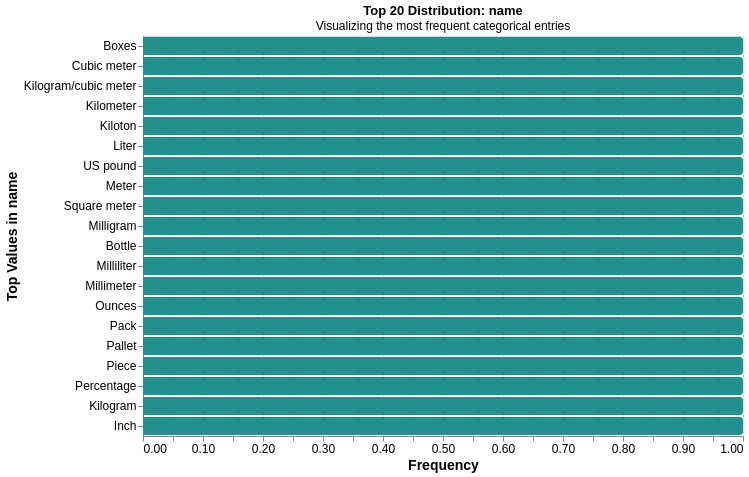

This figure's notebook cell:
### Code cell
import pandas as pd
import altair as alt

# Allow Altair to handle larger dataframes
alt.data_transformers.disable_max_rows()

# --- 1. Identification Logic ---
# Find the primary column (col) and a secondary column (col2) for the heatmap
obj_cols = df.select_dtypes(include=["object", "string", "category"]).columns.tolist()

col = "name" if "name" in df.columns else (obj_cols[0] if obj_cols else None)
# Select the second categorical column if it exists, otherwise use the same as col
col2 = obj_cols[1] if len(obj_cols) > 1 else (obj_cols[0] if obj_cols else None)

# --- 2. Bar Chart Execution ---
if col is None:
    print("No categorical columns found to plot.")
else:
    # Prepare data for Bar Chart: Top 20
    bar_data = df[col].fillna("MISSING").value_counts().head(20).reset_index()
    bar_data.columns = [col, "count"]

    bar_chart = alt.Chart(bar_data).mark_bar(cornerRadiusEnd=3).encode(
        y=alt.Y(f"{col}:N", sort="-x", title=f"Top Values in {col}"),
        x=alt.X("count:Q", title="Frequency"),
        color=alt.Color("count:Q", scale=alt.Scale(scheme="viridis"), legend=None),
        tooltip=[col, "count"]
    ).properties(
        width=600, 
        height=400, 
        title={
            "text": f"Top 20 Distribution: {col}",
            "subtitle": "Visualizing the most frequent categorical entries"
        }
    ).configure_axis(
        labelFontSize=12,
        titleFontSize=14
    )
    
    bar_chart.display()

    # --- 3. Heat Map Execution ---
    if col2 and col != col2:
        # Pre-aggregate data for the heatmap to ensure performance and accuracy
        # Taking top 15 of each to keep the heatmap readable
        top_col1 = df[col].value_counts().head(15).index
        top_col2 = df[col2].value_counts().head(15).index
        
        subset = df[df[col].isin(top_col1) & df[col2].isin(top_col2)]
        
        heat_map = alt.Chart(subset).mark_rect().encode(
            x=alt.X(f"{col}:N", title=f"{col}"),
            y=alt.Y(f"{col2}:N", title=f"{col2}"),
            color=alt.Color("count():Q", scale=alt.Scale(scheme="magma"), title="Count"),
            tooltip=[
                alt.Tooltip(f"{col}:N"),
                alt.Tooltip(f"{col2}:N"),
                alt.Tooltip("count():Q", title="Frequency")
            ]
        ).properties(
            width=600,
            height=400,
            title={
                "text": f"Frequency Heat Map: {col} vs {col2}",
                "subtitle": f"Intersection of top 15 categories"
            }
        )
        
        heat_map.display()
    else:
        print("Could not find a distinct second categorical column for a heatmap.")

### Figure 1 — Vega-Lite specification as saved in the notebook (floating-point values rounded to 4 significant figures)
{"config": {"view": {"continuousWidth": 300, "continuousHeight": 300}, "axis": {"labelFontSize": 12, "titleFontSize": 14}}, "data": {"name": "data-8785e5bcaabf1c9e359081ec4f227da6"}, "mark": {"type": "bar", "cornerRadiusEnd": 3}, "encoding": {"color": {"field": "count", "legend": null, "scale": {"scheme": "viridis"}, "type": "quantitative"}, "tooltip": [{"field": "name", "type": "nominal"}, {"field": "count", "type": "quantitative"}], "x": {"field": "count", "title": "Frequency", "type": "quantitative"}, "y": {"field": "name", "sort": "-x", "title": "Top Values in name", "type": "nominal"}}, "height": 400, "title": {"text": "Top 20 Distribution: name", "subtitle": "Visualizing the most frequent categorical entries"}, "width": 600, "$schema": "https://vega.github.io/schema/vega-lite/v5.20.1.json", "datasets": {"data-8785e5bcaabf1c9e359081ec4f227da6": [{"name": "Boxes", "count": 1}, {"name": "Cubic meter", "count": 1}, {"name": "Kilogram/cubic meter", "count": 1}, {"name": "Kilometer", "count": 1}, {"name": "Kiloton", "count": 1}, {"name": "Liter", "count": 1}, {"name": "US pound", "count": 1}, {"name": "Meter", "count": 1}, {"name": "Square meter", "count": 1}, {"name": "Milligram", "count": 1}, {"name": "Bottle", "count": 1}, {"name": "Milliliter", "count": 1}, {"name": "Millimeter", "count": 1}, {"name": "Ounces", "count": 1}, {"name": "Pack", "count": 1}, {"name": "Pallet", "count": 1}, {"name": "Piece", "count": 1}, {"name": "Percentage", "count": 1}, {"name": "Kilogram", "count": 1}, {"name": "Inch", "count": 1}]}}
